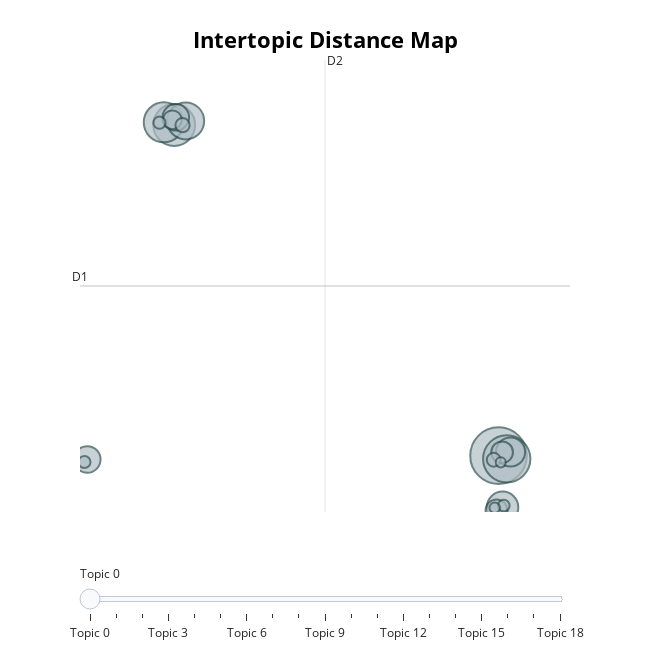

Here is the notebook cell this chart was saved with:
### Code cell
model_test.visualize_topics()

### Figure 1 — Plotly figure (JSON) as saved in the notebook; plotly's stock layout.template omitted (floating-point values rounded to 4 significant figures)
{"data": [{"customdata": [[0, "locatie | factuur | laat | vraag | bereik", 724], [1, "leeg | nee | niks | gebruiker | niemand", 507], [2, "nummer | telefoon | bellen | worden | telefoonnummer", 396], [3, "internet | traag | wifi | netwerk | verbinding", 362], [4, "wijzig | abonnemenen | abonnement | activeren | account", 309], [5, "betalen | link | ideal | afbetalen | toestelkrediet", 224], [6, "thuis | buitenrouter | snel | werken | bestellen", 192], [7, "mb | gb | kopen | extra | mbs", 160], [8, "mail | ontvangen | email | per | factuur", 159], [9, "maandelijks | datum | opzegbaar | abbonement | maand", 109], [10, "slecht | bereik | traag | heel | verbinding", 106], [11, "iphone | pro | max | beschikbaar | komen", 80], [12, "sim | only | simkaart | nieuw | maandelijks", 46], [13, "service | gmail | slecht | fatsoenlijk | alweer", 43], [14, "tv | videoland | internet | mobile | thuis", 34], [15, "data | databundel | extra | kopen | locatie", 33], [16, "euro | factuur | maand | abonnement | staan", 31], [17, "contract | opzegbaar | maandelijks | aanpassen | nieuw", 25], [18, "ideal | stuurideal | opwaarderen | opwaarder | betlen", 23]], "hovertemplate": "<b>Topic %{customdata[0]}</b><br>%{customdata[1]}<br>Size: %{customdata[2]}", "legendgroup": "", "marker": {"color": "#B0BEC5", "line": {"color": "DarkSlateGrey", "width": 2}, "size": [724, 507, 396, 362, 309, 224, 192, 160, 159, 109, 106, 80, 46, 43, 34, 33, 31, 25, 23], "sizemode": "area", "sizeref": 0.4525, "symbol": "circle"}, "mode": "markers", "name": "", "orientation": "v", "showlegend": false, "type": "scatter", "x": [27.04, 27.62, 4.231, 3.496, 5.039, 27.33, 27.89, -1.886, 4.344, 26.9, 27.3, 4.104, 4.818, 26.7, 3.197, -2.082, 27.41, 26.78, 27.2], "xaxis": "x", "y": [3.305, 3.062, 28.27, 28.47, 28.58, -0.5979, 3.58, 3.015, 28.85, -0.8282, 3.563, 28.67, 28.26, 2.993, 28.45, 2.819, -0.4736, -0.6364, 2.796], "yaxis": "y"}], "layout": {"annotations": [{"showarrow": false, "text": "D1", "x": -2.395, "y": 16.11, "yshift": 10}, {"showarrow": false, "text": "D2", "x": 14.84, "xshift": 10, "y": 33.18}], "height": 650, "hoverlabel": {"bgcolor": "white", "font": {"family": "Rockwell", "size": 16}}, "legend": {"itemsizing": "constant", "tracegroupgap": 0}, "margin": {"t": 60}, "shapes": [{"line": {"color": "#CFD8DC", "width": 2}, "type": "line", "x0": 14.84, "x1": 14.84, "y0": -0.9524, "y1": 33.18}, {"line": {"color": "#9E9E9E", "width": 2}, "type": "line", "x0": -2.395, "x1": 32.07, "y0": 16.11, "y1": 16.11}], "sliders": [{"active": 0, "pad": {"t": 50}, "steps": [{"args": [{"marker.color": [["red", "#B0BEC5", "#B0BEC5", "#B0BEC5", "#B0BEC5", "#B0BEC5", "#B0BEC5", "#B0BEC5", "#B0BEC5", "#B0BEC5", "#B0BEC5", "#B0BEC5", "#B0BEC5", "#B0BEC5", "#B0BEC5", "#B0BEC5", "#B0BEC5", "#B0BEC5", "#B0BEC5"]]}], "label": "Topic 0", "method": "update"}, {"args": [{"marker.color": [["#B0BEC5", "red", "#B0BEC5", "#B0BEC5", "#B0BEC5", "#B0BEC5", "#B0BEC5", "#B0BEC5", "#B0BEC5", "#B0BEC5", "#B0BEC5", "#B0BEC5", "#B0BEC5", "#B0BEC5", "#B0BEC5", "#B0BEC5", "#B0BEC5", "#B0BEC5", "#B0BEC5"]]}], "label": "Topic 1", "method": "update"}, {"args": [{"marker.color": [["#B0BEC5", "#B0BEC5", "red", "#B0BEC5", "#B0BEC5", "#B0BEC5", "#B0BEC5", "#B0BEC5", "#B0BEC5", "#B0BEC5", "#B0BEC5", "#B0BEC5", "#B0BEC5", "#B0BEC5", "#B0BEC5", "#B0BEC5", "#B0BEC5", "#B0BEC5", "#B0BEC5"]]}], "label": "Topic 2", "method": "update"}, {"args": [{"marker.color": [["#B0BEC5", "#B0BEC5", "#B0BEC5", "red", "#B0BEC5", "#B0BEC5", "#B0BEC5", "#B0BEC5", "#B0BEC5", "#B0BEC5", "#B0BEC5", "#B0BEC5", "#B0BEC5", "#B0BEC5", "#B0BEC5", "#B0BEC5", "#B0BEC5", "#B0BEC5", "#B0BEC5"]]}], "label": "Topic 3", "method": "update"}, {"args": [{"marker.color": [["#B0BEC5", "#B0BEC5", "#B0BEC5", "#B0BEC5", "red", "#B0BEC5", "#B0BEC5", "#B0BEC5", "#B0BEC5", "#B0BEC5", "#B0BEC5", "#B0BEC5", "#B0BEC5", "#B0BEC5", "#B0BEC5", "#B0BEC5", "#B0BEC5", "#B0BEC5", "#B0BEC5"]]}], "label": "Topic 4", "method": "update"}, {"args": [{"marker.color": [["#B0BEC5", "#B0BEC5", "#B0BEC5", "#B0BEC5", "#B0BEC5", "red", "#B0BEC5", "#B0BEC5", "#B0BEC5", "#B0BEC5", "#B0BEC5", "#B0BEC5", "#B0BEC5", "#B0BEC5", "#B0BEC5", "#B0BEC5", "#B0BEC5", "#B0BEC5", "#B0BEC5"]]}], "label": "Topic 5", "method": "update"}, {"args": [{"marker.color": [["#B0BEC5", "#B0BEC5", "#B0BEC5", "#B0BEC5", "#B0BEC5", "#B0BEC5", "red", "#B0BEC5", "#B0BEC5", "#B0BEC5", "#B0BEC5", "#B0BEC5", "#B0BEC5", "#B0BEC5", "#B0BEC5", "#B0BEC5", "#B0BEC5", "#B0BEC5", "#B0BEC5"]]}], "label": "Topic 6", "method": "update"}, {"args": [{"marker.color": [["#B0BEC5", "#B0BEC5", "#B0BEC5", "#B0BEC5", "#B0BEC5", "#B0BEC5", "#B0BEC5", "red", "#B0BEC5", "#B0BEC5", "#B0BEC5", "#B0BEC5", "#B0BEC5", "#B0BEC5", "#B0BEC5", "#B0BEC5", "#B0BEC5", "#B0BEC5", "#B0BEC5"]]}], "label": "Topic 7", "method": "update"}, {"args": [{"marker.color": [["#B0BEC5", "#B0BEC5", "#B0BEC5", "#B0BEC5", "#B0BEC5", "#B0BEC5", "#B0BEC5", "#B0BEC5", "red", "#B0BEC5", "#B0BEC5", "#B0BEC5", "#B0BEC5", "#B0BEC5", "#B0BEC5", "#B0BEC5", "#B0BEC5", "#B0BEC5", "#B0BEC5"]]}], "label": "Topic 8", "method": "update"}, {"args": [{"marker.color": [["#B0BEC5", "#B0BEC5", "#B0BEC5", "#B0BEC5", "#B0BEC5", "#B0BEC5", "#B0BEC5", "#B0BEC5", "#B0BEC5", "red", "#B0BEC5", "#B0BEC5", "#B0BEC5", "#B0BEC5", "#B0BEC5", "#B0BEC5", "#B0BEC5", "#B0BEC5", "#B0BEC5"]]}], "label": "Topic 9", "method": "update"}, {"args": [{"marker.color": [["#B0BEC5", "#B0BEC5", "#B0BEC5", "#B0BEC5", "#B0BEC5", "#B0BEC5", "#B0BEC5", "#B0BEC5", "#B0BEC5", "#B0BEC5", "red", "#B0BEC5", "#B0BEC5", "#B0BEC5", "#B0BEC5", "#B0BEC5", "#B0BEC5", "#B0BEC5", "#B0BEC5"]]}], "label": "Topic 10", "method": "update"}, {"args": [{"marker.color": [["#B0BEC5", "#B0BEC5", "#B0BEC5", "#B0BEC5", "#B0BEC5", "#B0BEC5", "#B0BEC5", "#B0BEC5", "#B0BEC5", "#B0BEC5", "#B0BEC5", "red", "#B0BEC5", "#B0BEC5", "#B0BEC5", "#B0BEC5", "#B0BEC5", "#B0BEC5", "#B0BEC5"]]}], "label": "Topic 11", "method": "update"}, {"args": [{"marker.color": [["#B0BEC5", "#B0BEC5", "#B0BEC5", "#B0BEC5", "#B0BEC5", "#B0BEC5", "#B0BEC5", "#B0BEC5", "#B0BEC5", "#B0BEC5", "#B0BEC5", "#B0BEC5", "red", "#B0BEC5", "#B0BEC5", "#B0BEC5", "#B0BEC5", "#B0BEC5", "#B0BEC5"]]}], "label": "Topic 12", "method": "update"}, {"args": [{"marker.color": [["#B0BEC5", "#B0BEC5", "#B0BEC5", "#B0BEC5", "#B0BEC5", "#B0BEC5", "#B0BEC5", "#B0BEC5", "#B0BEC5", "#B0BEC5", "#B0BEC5", "#B0BEC5", "#B0BEC5", "red", "#B0BEC5", "#B0BEC5", "#B0BEC5", "#B0BEC5", "#B0BEC5"]]}], "label": "Topic 13", "method": "update"}, {"args": [{"marker.color": [["#B0BEC5", "#B0BEC5", "#B0BEC5", "#B0BEC5", "#B0BEC5", "#B0BEC5", "#B0BEC5", "#B0BEC5", "#B0BEC5", "#B0BEC5", "#B0BEC5", "#B0BEC5", "#B0BEC5", "#B0BEC5", "red", "#B0BEC5", "#B0BEC5", "#B0BEC5", "#B0BEC5"]]}], "label": "Topic 14", "method": "update"}, {"args": [{"marker.color": [["#B0BEC5", "#B0BEC5", "#B0BEC5", "#B0BEC5", "#B0BEC5", "#B0BEC5", "#B0BEC5", "#B0BEC5", "#B0BEC5", "#B0BEC5", "#B0BEC5", "#B0BEC5", "#B0BEC5", "#B0BEC5", "#B0BEC5", "red", "#B0BEC5", "#B0BEC5", "#B0BEC5"]]}], "label": "Topic 15", "method": "update"}, {"args": [{"marker.color": [["#B0BEC5", "#B0BEC5", "#B0BEC5", "#B0BEC5", "#B0BEC5", "#B0BEC5", "#B0BEC5", "#B0BEC5", "#B0BEC5", "#B0BEC5", "#B0BEC5", "#B0BEC5", "#B0BEC5", "#B0BEC5", "#B0BEC5", "#B0BEC5", "red", "#B0BEC5", "#B0BEC5"]]}], "label": "Topic 16", "method": "update"}, {"args": [{"marker.color": [["#B0BEC5", "#B0BEC5", "#B0BEC5", "#B0BEC5", "#B0BEC5", "#B0BEC5", "#B0BEC5", "#B0BEC5", "#B0BEC5", "#B0BEC5", "#B0BEC5", "#B0BEC5", "#B0BEC5", "#B0BEC5", "#B0BEC5", "#B0BEC5", "#B0BEC5", "red", "#B0BEC5"]]}], "label": "Topic 17", "method": "update"}, {"args": [{"marker.color": [["#B0BEC5", "#B0BEC5", "#B0BEC5", "#B0BEC5", "#B0BEC5", "#B0BEC5", "#B0BEC5", "#B0BEC5", "#B0BEC5", "#B0BEC5", "#B0BEC5", "#B0BEC5", "#B0BEC5", "#B0BEC5", "#B0BEC5", "#B0BEC5", "#B0BEC5", "#B0BEC5", "red"]]}], "label": "Topic 18", "method": "update"}]}], "title": {"font": {"color": "Black", "size": 22}, "text": "<b>Intertopic Distance Map</b>", "x": 0.5, "xanchor": "center", "y": 0.95, "yanchor": "top"}, "width": 650, "xaxis": {"anchor": "y", "domain": [0, 1], "range": [-2.395, 32.07], "title": {"text": ""}, "visible": false}, "yaxis": {"anchor": "x", "domain": [0, 1], "range": [-0.9524, 33.18], "title": {"text": ""}, "visible": false}}}
